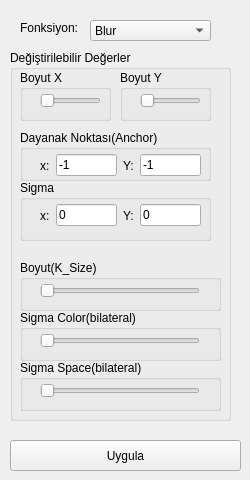
    <widget class="QWidget" name="tab">
     <attribute name="title">
      <string>Blurlama</string>
     </attribute>
     <widget class="QLabel" name="label_26">
      <property name="geometry">
       <rect>
        <x>20</x>
        <y>20</y>
        <width>61</width>
        <height>16</height>
       </rect>
      </property>
      <property name="text">
       <string>Fonksiyon:</string>
      </property>
     </widget>
     <widget class="QComboBox" name="comboBoxBlurFunctions">
      <property name="geometry">
       <rect>
        <x>90</x>
        <y>20</y>
        <width>121</width>
        <height>21</height>
       </rect>
      </property>
      <item>
       <property name="text">
        <string>Blur</string>
       </property>
      </item>
      <item>
       <property name="text">
        <string>GaussianBlur</string>
       </property>
      </item>
      <item>
       <property name="text">
        <string>Median Blur</string>
       </property>
      </item>
      <item>
       <property name="text">
        <string>Box Filter</string>
       </property>
      </item>
      <item>
       <property name="text">
        <string>Bilateral Filter</string>
       </property>
      </item>
     </widget>
     <widget class="QGroupBox" name="groupBox_14">
      <property name="geometry">
       <rect>
        <x>10</x>
        <y>50</y>
        <width>221</width>
        <height>371</height>
       </rect>
      </property>
      <property name="title">
       <string>Değiştirilebilir Değerler</string>
      </property>
      <widget class="QGroupBox" name="groupBoxSizeX">
       <property name="geometry">
        <rect>
         <x>10</x>
         <y>20</y>
         <width>91</width>
         <height>51</height>
        </rect>
       </property>
       <property name="title">
        <string>Boyut X</string>
       </property>
       <widget class="QSlider" name="horizontalSliderBlurScaleX">
        <property name="geometry">
         <rect>
          <x>20</x>
          <y>20</y>
          <width>61</width>
          <height>22</height>
         </rect>
        </property>
        <property name="minimum">
         <number>1</number>
        </property>
        <property name="maximum">
         <number>40</number>
        </property>
        <property name="orientation">
         <enum>Qt::Horizontal</enum>
        </property>
       </widget>
      </widget>
      <widget class="QGroupBox" name="groupBox_16">
       <property name="geometry">
        <rect>
         <x>10</x>
         <y>80</y>
         <width>191</width>
         <height>51</height>
        </rect>
       </property>
       <property name="title">
        <string>Dayanak Noktası(Anchor)</string>
       </property>
       <widget class="QWidget" name="layoutWidget">
        <property name="geometry">
         <rect>
          <x>20</x>
          <y>20</y>
          <width>161</width>
          <height>31</height>
         </rect>
        </property>
        <layout class="QHBoxLayout" name="horizontalLayout_5">
         <item>
          <widget class="QLabel" name="label_27">
           <property name="text">
            <string>x:</string>
           </property>
          </widget>
         </item>
         <item>
          <widget class="QLineEdit" name="lineEditBlurancX">
           <property name="text">
            <string>-1</string>
           </property>
          </widget>
         </item>
         <item>
          <widget class="QLabel" name="label_28">
           <property name="text">
            <string>Y:</string>
           </property>
          </widget>
         </item>
         <item>
          <widget class="QLineEdit" name="lineEditBlurancY">
           <property name="text">
            <string>-1</string>
           </property>
          </widget>
         </item>
        </layout>
       </widget>
      </widget>
      <widget class="QGroupBox" name="groupBox_17">
       <property name="geometry">
        <rect>
         <x>10</x>
         <y>130</y>
         <width>191</width>
         <height>61</height>
        </rect>
       </property>
       <property name="title">
        <string>Sigma</string>
       </property>
       <widget class="QWidget" name="layoutWidget">
        <property name="geometry">
         <rect>
          <x>20</x>
          <y>20</y>
          <width>161</width>
          <height>31</height>
         </rect>
        </property>
        <layout class="QHBoxLayout" name="horizontalLayout_4">
         <item>
          <widget class="QLabel" name="label_29">
           <property name="text">
            <string>x:</string>
           </property>
          </widget>
         </item>
         <item>
          <widget class="QLineEdit" name="lineEditBlurSigmaX">
           <property name="text">
            <string>0</string>
           </property>
          </widget>
         </item>
         <item>
          <widget class="QLabel" name="label_30">
           <property name="text">
            <string>Y:</string>
           </property>
          </widget>
         </item>
         <item>
          <widget class="QLineEdit" name="lineEditBlurSigmaY">
           <property name="text">
            <string>0</string>
           </property>
          </widget>
         </item>
        </layout>
       </widget>
      </widget>
      <widget class="QGroupBox" name="groupBoxBlurBilateralColor">
       <property name="geometry">
        <rect>
         <x>10</x>
         <y>260</y>
         <width>201</width>
         <height>51</height>
        </rect>
       </property>
       <property name="title">
        <string>Sigma Color(bilateral)</string>
       </property>
       <widget class="QSlider" name="horizontalSliderBlurSigmaColor">
        <property name="geometry">
         <rect>
          <x>20</x>
          <y>20</y>
          <width>160</width>
          <height>22</height>
         </rect>
        </property>
        <property name="maximum">
         <number>255</number>
        </property>
        <property name="orientation">
         <enum>Qt::Horizontal</enum>
        </property>
       </widget>
      </widget>
      <widget class="QGroupBox" name="groupBoxBileteralSigmaSpace">
       <property name="geometry">
        <rect>
         <x>10</x>
         <y>310</y>
         <width>201</width>
         <height>51</height>
        </rect>
       </property>
       <property name="title">
        <string>Sigma Space(bilateral)</string>
       </property>
       <widget class="QSlider" name="horizontalSliderBlurSigmaSpace">
        <property name="geometry">
         <rect>
          <x>20</x>
          <y>20</y>
          <width>160</width>
          <height>22</height>
         </rect>
        </property>
        <property name="maximum">
         <number>255</number>
        </property>
        <property name="orientation">
         <enum>Qt::Horizontal</enum>
        </property>
       </widget>
      </widget>
      <widget class="QGroupBox" name="groupBoxSizeY">
       <property name="geometry">
        <rect>
         <x>110</x>
         <y>20</y>
         <width>91</width>
         <height>51</height>
        </rect>
       </property>
       <property name="title">
        <string>Boyut Y</string>
       </property>
       <widget class="QSlider" name="horizontalSliderBlurScaleY">
        <property name="geometry">
         <rect>
          <x>20</x>
          <y>20</y>
          <width>61</width>
          <height>22</height>
         </rect>
        </property>
        <property name="minimum">
         <number>1</number>
        </property>
        <property name="maximum">
         <number>40</number>
        </property>
        <property name="orientation">
         <enum>Qt::Horizontal</enum>
        </property>
       </widget>
      </widget>
      <widget class="QGroupBox" name="groupBoxBlurK_Size">
       <property name="geometry">
        <rect>
         <x>10</x>
         <y>210</y>
         <width>201</width>
         <height>51</height>
        </rect>
       </property>
       <property name="title">
        <string>Boyut(K_Size)</string>
       </property>
       <widget class="QSlider" name="horizontalSliderBlurSigmaColor_2">
        <property name="geometry">
         <rect>
          <x>20</x>
          <y>20</y>
          <width>160</width>
          <height>22</height>
         </rect>
        </property>
        <property name="minimum">
         <number>3</number>
        </property>
        <property name="maximum">
         <number>15</number>
        </property>
        <property name="orientation">
         <enum>Qt::Horizontal</enum>
        </property>
       </widget>
      </widget>
     </widget>
     <widget class="QPushButton" name="pushButton_3">
      <property name="geometry">
       <rect>
        <x>10</x>
        <y>440</y>
        <width>231</width>
        <height>31</height>
       </rect>
      </property>
      <property name="text">
       <string>Uygula</string>
      </property>
     </widget>
    </widget>
